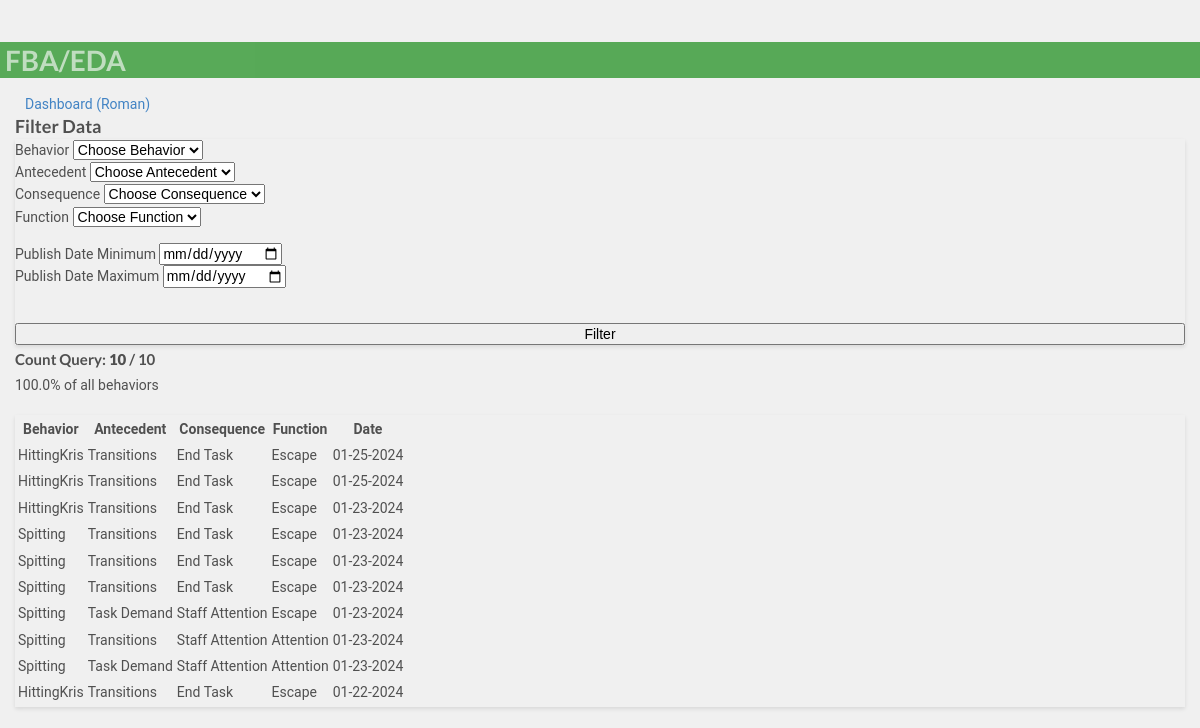
/filter_data/1/, run on the app's committed database.
### bip/models.py (models this page shows, shortened)
class Student(models.Model):
        studentname= models.CharField(max_length=30,verbose_name= 'Name', null=True, blank=True)
        slug = models.SlugField(max_length=150,null=False,unique=False,blank=False,
        verbose_name=("Unique Identifier"),
        help_text=(
            "*Unique Identification allows another to use FBO form if provided by you only"
        ),
    )
        user_student = models.ForeignKey(CustomUser, on_delete=models.CASCADE,  default=None,related_name="postts")

class Case(models.Model):
        student= models.ForeignKey(Student,on_delete=models.CASCADE)
        behavior = models.ForeignKey(Behavior, on_delete=models.CASCADE)
        user = models.ForeignKey(CustomUser, on_delete=models.CASCADE, default=None)
        anticedent = models.ForeignKey(Anticedent,on_delete=models.CASCADE, verbose_name='Antecedent')
        function = models.ForeignKey(Function,on_delete=models.CASCADE)
        consequence = models.ForeignKey(Consequence,on_delete=models.CASCADE)
        enviroment = models.ForeignKey(Enviroment,on_delete=models.CASCADE, null=True, blank=True, verbose_name='Setting')
        date_created = models.DateField(null=True, blank=True, default=timezone.now, verbose_name='Date')
        duration = models.PositiveIntegerField(null=True, blank=True, verbose_name='Duration(Sec)')
        time = models.TimeField(null=True, blank=True)
        frequency = models.PositiveIntegerField(null=True, blank=True,  default=1, verbose_name='Frequency')
        intensity = models.PositiveIntegerField(null=True, blank=True,  default=1, validators=[
            MinValueValidator(1, message='Intensity must be at least 1(Mild).'),
            MaxValueValidator(3, message='Intensity options are 1(Mild), 2(Moderate),and 3(Severe).')
        ],
        verbose_name='Intensity')
        class Meta:
            ordering = ['-date_created']

class Behavior(models.Model):
        behaviorincident = models.CharField(max_length=30,verbose_name= 'Behavior')
        behavior_definition = models.CharField(null=True, blank=True, max_length=1000,verbose_name= 'Behavior Definition')
        intensity_definition = models.TextField(max_length=1000, null=True, blank=True,verbose_name= 'Define Intensity for 1(Mild), 2(Moderate), 3(Severe)')
        student= models.ForeignKey(Student,on_delete=models.CASCADE)
        user = models.ForeignKey(CustomUser, on_delete=models.CASCADE,  default=None)
        def __str__(self):
          return self.behaviorincident

class Anticedent(models.Model):
        anticedentincident = models.CharField(max_length=50,verbose_name= 'Antecedent', null=True, blank=True)
        student= models.ForeignKey(Student,on_delete=models.CASCADE)
        anticedent_definition = models.CharField(null=True, blank=True, max_length=1000, verbose_name= 'Antecedent Definition')
        user = models.ForeignKey(CustomUser, on_delete=models.CASCADE,  default=None)
        def __str__(self):
          return self.anticedentincident

class Consequence(models.Model):
        behaviorconsequence = models.CharField(max_length=30, null=True, blank=True,verbose_name= 'Consequence')
        student= models.ForeignKey(Student,on_delete=models.CASCADE)
        user = models.ForeignKey(CustomUser, on_delete=models.CASCADE,  default=None)
        def __str__(self):
          return self.behaviorconsequence

class Function(models.Model):
        behaviorfunction = models.CharField(max_length=30, null=True, blank=True,verbose_name= 'Function')
        student= models.ForeignKey(Student,on_delete=models.CASCADE)
        user = models.ForeignKey(CustomUser, on_delete=models.CASCADE,  default=None)
        def __str__(self):
          return self.behaviorfunction

### bip/views.py (the view)
# urls.py: path('filter_data/<pk>/', views.filter_data, name='filter_data'),
def filter_data(request, pk):
    student = get_object_or_404(Student, pk=pk)
    student_cases = student.case_set.all()
    behavior_query = request.GET.get('behavior')
    anticedent_query = request.GET.get('anticedent')
    consequence_query = request.GET.get('consequence')
    function_query = request.GET.get('function')
    date_min = request.GET.get('date_min')
    date_max = request.GET.get('date_max')
    qs = student_cases
    if is_valid_queryparam(behavior_query) and behavior_query != 'Choose Behavior':
        qs = qs.filter(Q(behavior__behaviorincident=behavior_query))
    if is_valid_queryparam(anticedent_query) and anticedent_query != 'Choose Antecedent':
        qs = qs.filter(Q(anticedent__anticedentincident=anticedent_query))
    if is_valid_queryparam(consequence_query) and consequence_query != 'Choose Consequence':
        qs = qs.filter(Q(consequence__behaviorconsequence=consequence_query))
    if is_valid_queryparam(function_query) and function_query != 'Choose Function':
        qs = qs.filter(Q(function__behaviorfunction=function_query))
    if is_valid_queryparam(date_min):
        qs = qs.filter(Q(date_created__gte=date_min))
    if is_valid_queryparam(date_max):
        qs = qs.filter(Q(date_created__lt=date_max))
    qs_count = qs.count()
    total_beh = student_cases.count()
    beh_devide = (qs_count / total_beh) * 100 if total_beh else None
    context = {
        'queryset': qs,
        'student_cases': student_cases,
        'behaviorset': student.behavior_set.all(),
        'anticedentset': student.anticedent_set.all(),
        'functionset': student.function_set.all(),
        'consequenceset': student.consequence_set.all(),
        'case': Case.objects.all(),
        'qs_count': qs_count,
        'student': student,
        'values': request.GET,
        'total_beh': total_beh,
        'beh_devide': beh_devide
    }
    return render(request, 'bip/filter_data.html', context)

### bip/context_processors.py (called while the page is built)
def user_context(request):
    user = get_user(request)
    return {'user': user}

### bip/views.py (called while the page is built)
def is_valid_queryparam(param):
    return param != '' and param is not None

### bip/templates/bip/filter_data.html (shortened to what this page needs)
{% extends 'partials/base.html' %}
{% block content %}
{% load crispy_forms_tags %}
<div class="container mt-4">
  <a class="btn btn-outline-info btn-sm btn-block" href="{% url 'bip:dashboard' student.id %}">Dashboard ({{student.studentname}})</a>
  <br>
  <div class="text-center mb-4">
    <h3>Filter Data</h3>
  </div>
  <div class="card">
    <div class="card-body">
  <form method="GET" action="." class="filter-form">
    <div class="form-row">
      <div class="form-group col-md-2">
        <label for="behavior">Behavior</label>
        <select id="behavior" class="form-control" name="behavior">
          <option selected>Choose Behavior</option>
        </select>
      </div>
      <div class="form-group col-md-2">
        <label for="anticedent">Antecedent</label>
        <select id="anticedent" class="form-control" name="anticedent">
          <option selected>Choose Antecedent</option>
        </select>
      </div>
      <div class="form-group col-md-2">
        <label for="consequence">Consequence</label>
        <select id="consequence" class="form-control" name="consequence">
          <option selected>Choose Consequence</option>
        </select>
      </div>
      <div class="form-group col-md-2">
        <label for="function">Function</label>
        <select id="function" class="form-control" name="function">
          <option selected>Choose Function</option>
        </select>
      </div>
    </div>
    <div class="form-row">
      <div class="form-group col-md-2 col-lg-2">
        <label for="publishDateMin">Publish Date Minimum</label>
        <input type="date" class="form-control" id="publishDateMin" name="date_min">
      </div>
      <div class="form-group col-md-2 col-lg-2">
        <label for="publishDateMax">Publish Date Maximum</label>
        <input type="date" class="form-control" id="publishDateMax" name="date_max">
      </div>
    </div>
    <button type="submit" class="btn btn-success btn-filter">Filter</button>
  </form>
  </div>
</div>
  <div class="query-count text-center my-4">
    <h4>Count Query: <b>{{ qs_count }}</b> / {{ total_beh }}</h4>
    <p>{{ beh_devide|floatformat:1 }}% of all behaviors</p>
  </div>
  <div class="row">
    <div class="col-md">
      <div class="card">
        <div class="card-body">
          <table class="table table-hover">
            <tr>
              <th>Behavior</th>
              <th>Antecedent</th>
              <th>Consequence</th>
              <th>Function</th>
              <th>Date</th>
            </tr>
            {% for attributes in queryset %}
            <tr>
              <td>{{ attributes.behavior }}</td>
              <td>{{ attributes.anticedent }}</td>
              <td>{{ attributes.consequence }}</td>
              <td>{{ attributes.function }}</td>
              <td>{{ attributes.date_created|date:'m-d-Y' }}</td>
            </tr>
            {% endfor %}
          </table>
        </div>
      </div>
    </div>
  </div>
</div>
{% endblock %}

### staticfiles/static_cdn/static_root/css/style.css (style rules this page uses)
body { background: white }
body { padding-top: 3rem; padding-bottom: 3rem; color: rgb(var(--bs-tertiary-color-rgb)); }

### bip/templates/bip/filter_data.html (style rules this page uses)
body { font-family: 'Roboto', sans-serif; background-color: #f0f0f0; color: #505050; line-height: 1.6; }
.container { max-width: 1200px; margin: auto; padding: 15px; }
.filter-form .form-row { margin-bottom: 15px; }
.form-group { margin-right: 10px; }
.btn-filter { margin-top: 20px; width: 100%; }
.query-count h4, .query-count p { margin: 5px 0; }
.card { box-shadow: 0 2px 4px rgba(0, 0, 0, 0.1); }
.table { margin-top: 20px; }
.btn-outline-info { width: 100%; padding: 10px; margin-bottom: 20px; }

### data on the page
Student: studentname "Roman"
Case: behavior "HittingKris", anticedent "Transitions", consequence "End Task", function "Escape", date_created "01-25-2024"
Case: behavior "HittingKris", anticedent "Transitions", consequence "End Task", function "Escape", date_created "01-25-2024"
Case: behavior "HittingKris", anticedent "Transitions", consequence "End Task", function "Escape", date_created "01-23-2024"
Case: behavior "Spitting", anticedent "Transitions", consequence "End Task", function "Escape", date_created "01-23-2024"
Case: behavior "Spitting", anticedent "Transitions", consequence "End Task", function "Escape", date_created "01-23-2024"
Case: behavior "Spitting", anticedent "Transitions", consequence "End Task", function "Escape", date_created "01-23-2024"
Case: behavior "Spitting", anticedent "Task Demand", consequence "Staff Attention", function "Escape", date_created "01-23-2024"
Case: behavior "Spitting", anticedent "Transitions", consequence "Staff Attention", function "Attention", date_created "01-23-2024"
Case: behavior "Spitting", anticedent "Task Demand", consequence "Staff Attention", function "Attention", date_created "01-23-2024"
Case: behavior "HittingKris", anticedent "Transitions", consequence "End Task", function "Escape", date_created "01-22-2024"

### other printed values
{{ qs_count }} "10"
{{ total_beh }} "10"
{{ beh_devide|floatformat:1 }} "100.0"
